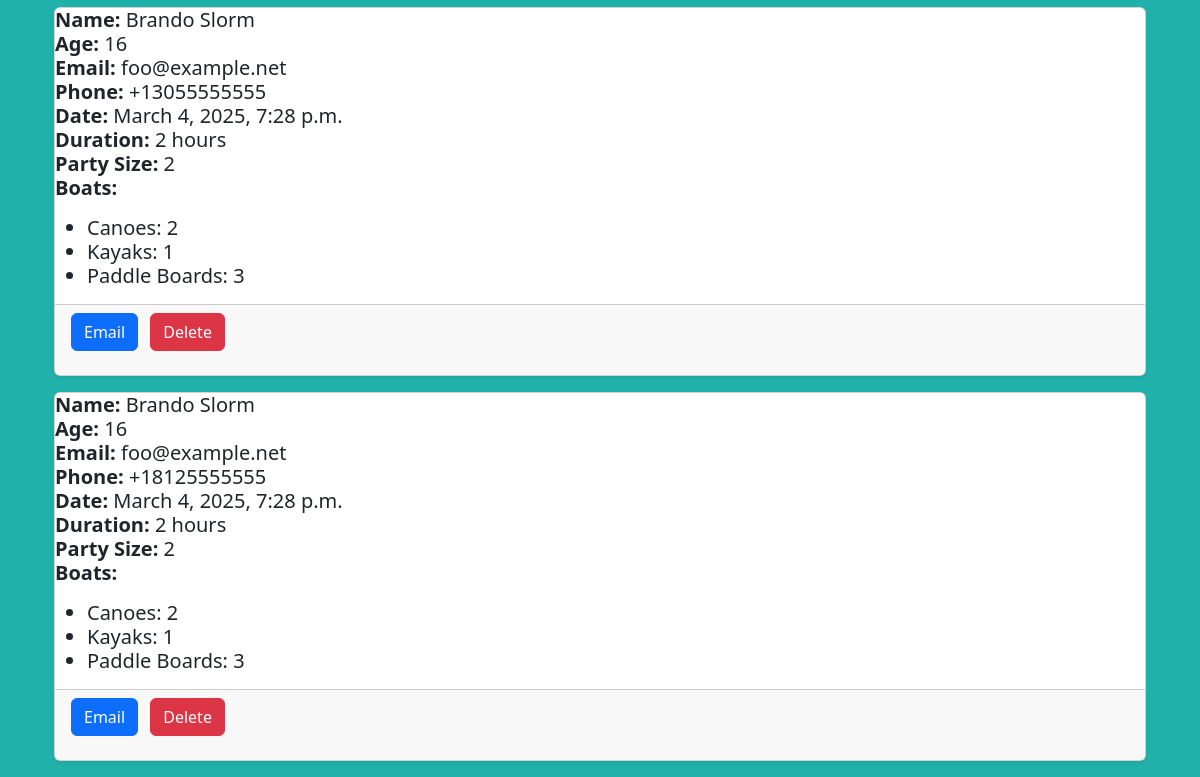
The page /admin_reservation_list (signed in, lower part) on the database as committed earlier.
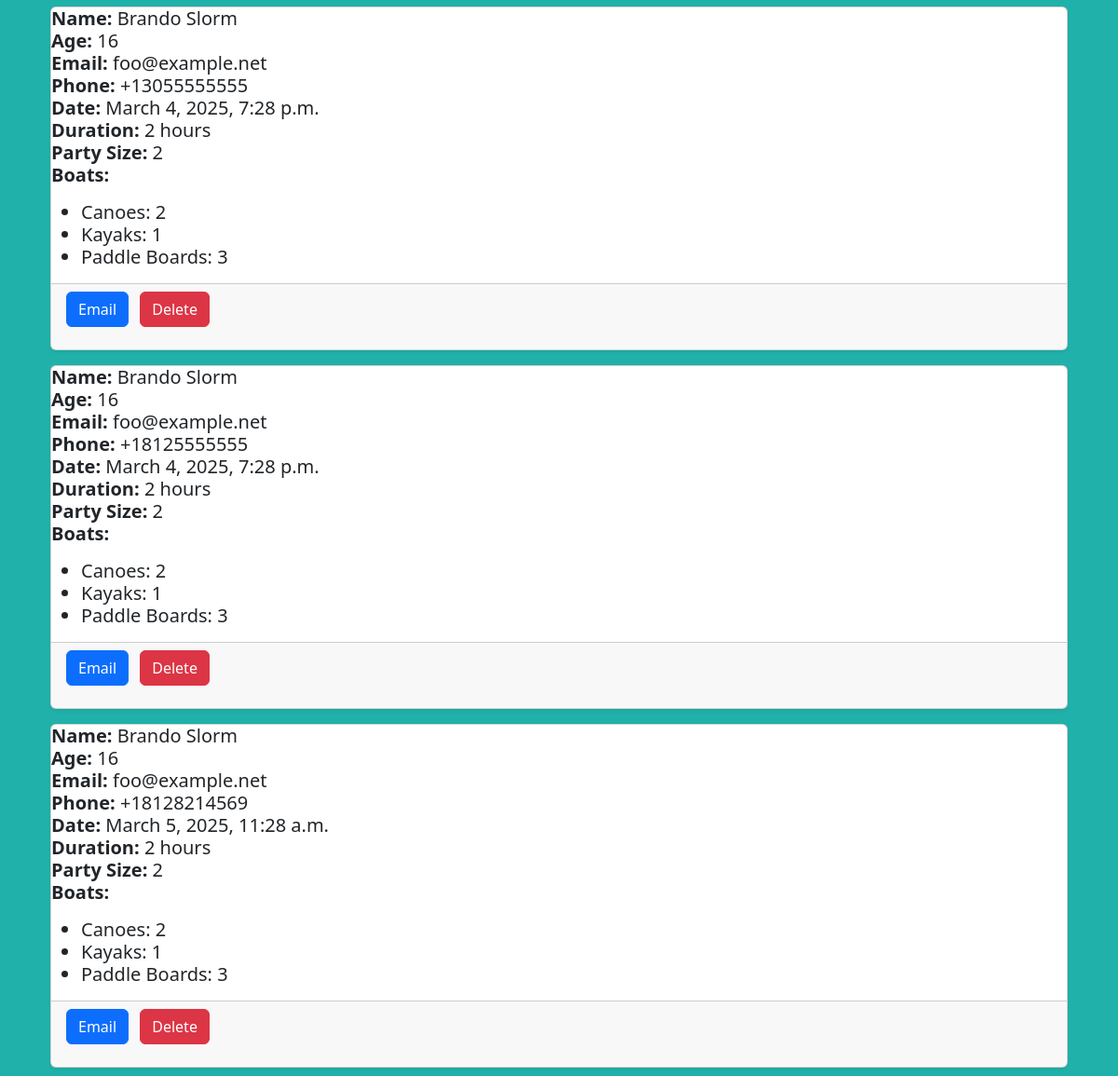
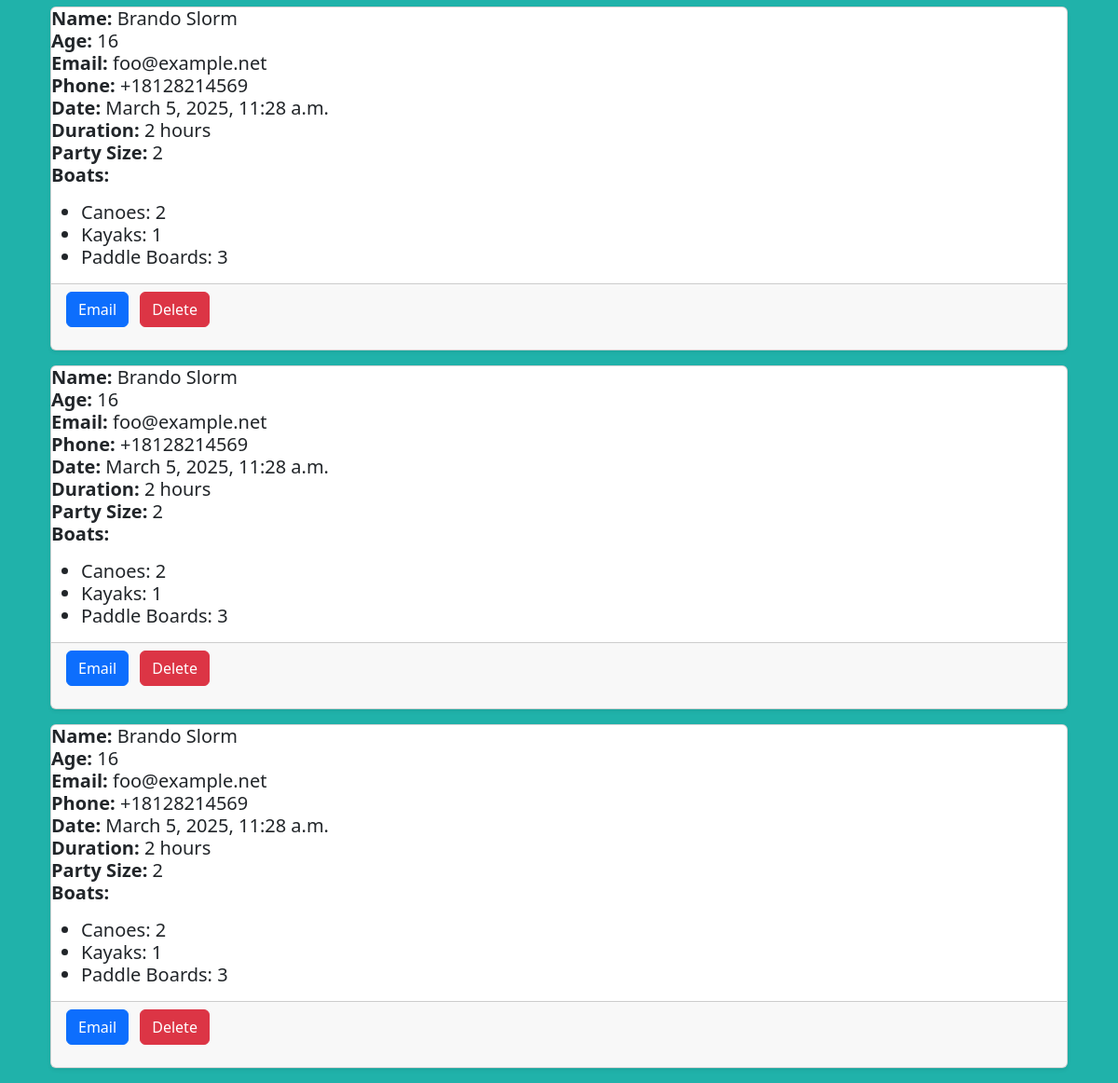
The same page on the database as committed later (2 pictures, top to bottom).
### reservation/models.py (models this page shows)
class ReservationRequest(models.Model):
    user = models.OneToOneField(User, on_delete=models.CASCADE)
    date = models.DateTimeField()
    party_size = models.PositiveIntegerField()
    duration = models.PositiveIntegerField(default=1)

class User(models.Model):
    first_name = models. CharField(max_length= 50)
    last_name = models.CharField(max_length=50)
    email = models.CharField(max_length= 250)
    phone_number = PhoneNumberField()
    age = models.PositiveIntegerField()

### reservation/views.py (the view)
# urls.py: path('admin_reservation_list', admin_reservation_list, name = 'admin_reservation_list'),
@login_required
def admin_reservation_list(request):
    reservation_requests = ReservationRequest.objects.all()
    return render(request, 'reservation/admin_reservation_list.html', {
        'reservation_requests': reservation_requests
    })

### reservation/templatetags/reservation_request_filters.py (called while the page is built)
@register.filter
def get_boat_count(req, name):
    return req.reservationboat_set.filter(boat_type_id__boat_type=name).count()

### reservation/templates/reservation/admin_reservation_list.html (shortened to what this page needs)
{% extends 'reservation/admin_base.html' %}
{% load reservation_request_filters %}
{% load static %}
{% block content %}
<div class="container">
    {% for req in reservation_requests %}
        <div class="card mb-3 shadow-sm">
            <div clasd="card-body">
                <h5 class="card-title"><strong>Name:</strong> {{ req.user.first_name }} {{ req.user.last_name  }}<h/5>
            <p class="'card-text">
                <strong>Age:</strong> {{ req.user.age }}<br>
                <strong>Email:</strong> {{ req.user.email }}<br>
                <strong>Phone:</strong> {{ req.user.phone_number }}<br>
                <strong>Date:</strong> {{ req.date }}<br>
                <strong>Duration:</strong> {{ req.duration }} hour{{ req.duration|pluralize:"s" }}<br>
                <strong>Party Size:</strong> {{ req.party_size }}<br>
                <strong>Boats:</strong>
                <ul>
                    <li>Canoes: {{ req|get_boat_count:"Canoe" }}</li>
                    <li>Kayaks: {{ req|get_boat_count:"Kayak" }}</li>
                    <li>Paddle Boards: {{ req|get_boat_count:"Paddle Board" }}</li>
                </ul>
            </div>
            <div class="card-footer d flex justify content-end">
                <div style="display: inline-block;">
                    <a href="mailto:{{req.user.email}}?subject=Made-Up Boathouse reservation request" class="btn btn-primary me-2">Email</a>
                </div>
                <div style="display: inline-block;">
                    <form action="/delete_reservation" method="POST">
                        <button class="btn btn-danger">Delete</button>
                    </form>
                </div>
            </div>
        </div>
    {% empty %}
        <li>No Upcoming Reservation Requests.</li>
    {% endfor %}
{% endblock %}

### reservation/templates/reservation/admin_base.html (shortened to what this page needs)
{% load static %}
<html>
    <head>
        <link rel='stylesheet' href='https://cdn.jsdelivr.net/npm/bootstrap@5.3.3/dist/css/bootstrap.min.css'>
        <link rel='stylesheet' href='{% static "css/style.css" %}'>
    </head>
    <body>
        <div class = "container mt-4">
            {% block content %}
            {% endblock %}
        </div>
    </body>
</html>

### mysite/static/css/style.css (style rules this page uses)
body { background-color: lightseagreen; }

Rows that differ between the two databases and show on the page:
added ReservationRequest: user.first_name "Brando", user.last_name "Slorm", user.age "16", user.email "foo@example.net", user.phone_number "+18128214569", date "March 5, 2025, 11:28 a.m.", duration "2", party_size "2", id "2", id "1", id "3"
added ReservationRequest: user.first_name "Brando", user.last_name "Slorm", user.age "16", user.email "foo@example.net", user.phone_number "+18128214569", date "March 5, 2025, 11:28 a.m.", duration "2", party_size "2", id "2", id "1", id "3"
added ReservationRequest: user.first_name "Brando", user.last_name "Slorm", user.age "16", user.email "foo@example.net", user.phone_number "+18128214569", date "March 5, 2025, 11:28 a.m.", duration "2", party_size "2", id "2", id "1", id "3"
added ReservationRequest: user.first_name "Brando", user.last_name "Slorm", user.age "16", user.email "foo@example.net", user.phone_number "+18128214569", date "March 5, 2025, 11:28 a.m.", duration "2", party_size "2", id "2", id "1", id "3"
